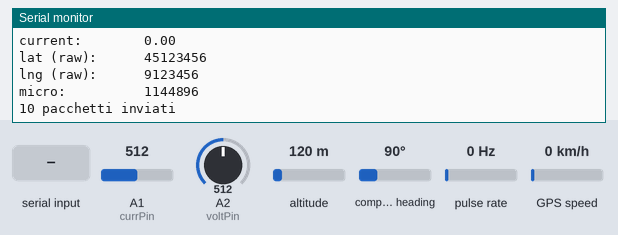
Bench run of a sketch on a simulated Arduino Uno, built with avr-gcc and run on an emulated ATmega328P. On the bench: the last lines printed to the serial monitor. Wiring (inferred from the names in the program): pulse sensor: data pin 3. The inputs (shaded band) are chosen by the test bench; at power-on: altitude 120 m, pulse rate 0 Hz, A1 (currPin) = 512, A2 (voltPin) = 512, compass heading 90°, GPS speed 0 km/h. Storage starts empty; the GPS gets a fix after 3 s at 37.7749, -122.4194 with 8 satellites; no radio packets arrive unless stated.

Above: at 1.3 s.
1.4 s: altitude set to 20 m
At 2.7 s:
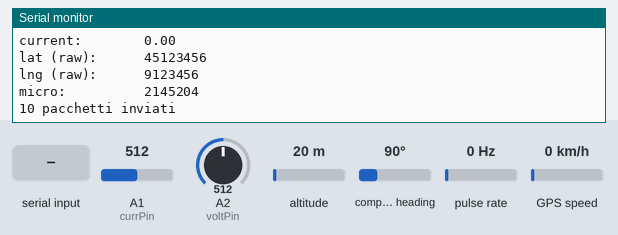
2.9 s: pulse rate (sensor on pin 3) set to 4 Hz
At 3.9 s:
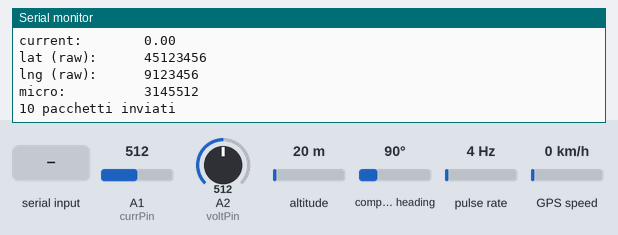
4.4 s: A1 (currPin) set to 716
At 5.7 s:
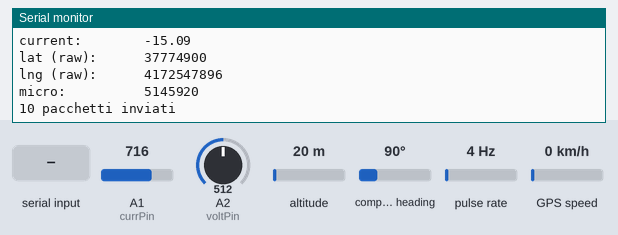
5.9 s: A2 (voltPin) set to 716
At 7.0 s:
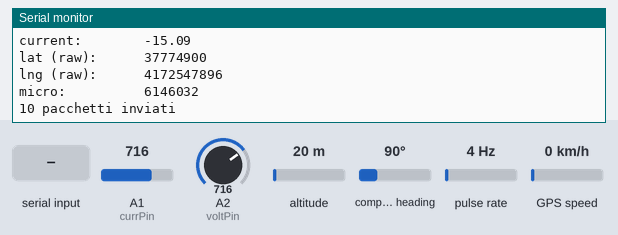
7.4 s: "1" received over the second serial link
8.9 s: compass heading set to 7°
At 9.7 s:
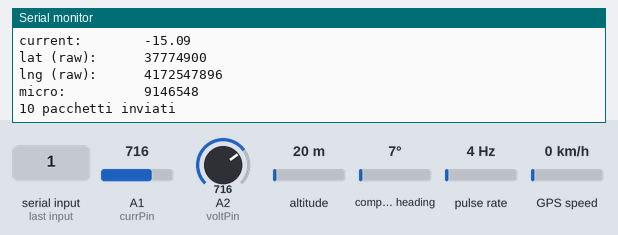

The sketch:

tx.ino
```cpp
//TRASMETTITORE
#include <SPI.h>
#include "printf.h"
#include <RF24.h>
#include "Arduino.h"
#include <math.h>
#include <SD.h>
#include <SoftwareSerial.h>
#include <TinyGPS++.h>


// Pin definitions
#define CE_PIN       6  // pin NRF24
#define CSN_PIN      7
#define SD_CS_PIN    4  // Pin for SD module
#define ENCODER_PIN  3
#define TX_PIN       8
#define RX_PIN       9
const int voltPin = A2;
const int currPin = A1;

const unsigned long delta = 100000;
unsigned long A=0;


float kv = 0.0533154;
float ki = - 0.073982;
float zeroCurr = 0;

// Radio setup
RF24 radio(CE_PIN, CSN_PIN);
uint8_t address[][6] = { "1Node", "2Node" };
bool radioNumber = 1;

//Gps setup
SoftwareSerial gpsSerial(TX_PIN, RX_PIN); // RX, TX
TinyGPSPlus gps;


// dati per calcolo velocita
const int n_fori = 60;
float circonferenza = 2 * PI * 0.265;
volatile unsigned long lastMicrov = 0;
volatile unsigned long deltatv = 0;
volatile unsigned long currentMicrov = 0;
volatile unsigned long lastMicrovm = 0;
volatile unsigned long deltatvm = 0;
volatile float velocitaCalcolata = 0;
volatile float velocitaCalcolatam = 0;
const unsigned long tempoMaxFermo = 1000000UL;
int j=0;
int n_media=10;


unsigned long currentMicros = 0;
unsigned long previousMicros = 0;


int i = 0;
File dataFile; // SD file

//stuct dei dati da inviare
struct Mystruct {
  int velocita;
  float voltage;
  float current;
  unsigned long int lat;
  unsigned long int lng;
  unsigned long int micro;
  int verifica;
};

Mystruct payload;


void setup() {
  pinMode(currPin, INPUT);
  pinMode(voltPin, INPUT);
  pinMode(SD_CS_PIN, OUTPUT);
  pinMode(CSN_PIN, OUTPUT);
  pinMode(ENCODER_PIN, INPUT);
  attachInterrupt(digitalPinToInterrupt(ENCODER_PIN), calcolaVelocita, RISING);
  digitalWrite(SD_CS_PIN, HIGH);  // Disable SD


  Serial.begin(115200);
  while (!Serial) {}


  // SD card initialization
  if (!SD.begin(SD_CS_PIN)) {
    Serial.println(F("Errore inizializzazione SD!"));
    while (1);
  }
  Serial.println(F("Scheda SD inizializzata con successo!"));
  // Open SD file for writing
  digitalWrite(SD_CS_PIN, LOW);
  dataFile = SD.open("datalog.csv", FILE_WRITE);
  digitalWrite(SD_CS_PIN, HIGH);
  if (!dataFile) {
    Serial.println(F("Errore apertura file SD!"));
    while (1);
  } else {
    Serial.println(F("File aperto per scrittura."));
  }


  // RF24 radio initialization
  digitalWrite(CSN_PIN, HIGH);
  if (!radio.begin()) {
    Serial.println(F("Radio hardware non risponde!"));
    while (1);
  }
  Serial.println(F("Radio hardware pronto a trasmettere"));
  radio.setPALevel(RF24_PA_MAX);
  radio.setPayloadSize(sizeof(payload));
  radio.openWritingPipe(address[radioNumber]);
  radio.openReadingPipe(1, address[!radioNumber]);
  radio.stopListening();
  radio.setAutoAck(false);
  radio.setDataRate(RF24_250KBPS);


  //Gps setup
  gpsSerial.begin(9600);
  Serial.println("In attesa del fix GPS...");


  // Initial payload setup
  payload.velocita = 0;
  payload.voltage = 0;
  payload.current = 0;
  payload.lat = 45123456;
  payload.lng = 9123456;
  payload.micro = 0;

  for (int i = 0; i < 100; i++) {
    zeroCurr = zeroCurr + analogRead(currPin);
    delay(1);
  }
  zeroCurr = zeroCurr / 100;

}

void loop() {
  currentMicros = micros();

  if (currentMicros - previousMicros >= delta) {
    previousMicros = currentMicros;

    digitalWrite(SD_CS_PIN, HIGH);
    digitalWrite(CSN_PIN, LOW);

    payload.voltage = (analogRead(voltPin)) * kv;
    payload.current = (analogRead(currPin) - zeroCurr) * ki;
    payload.velocita = velocitaCalcolata;
    payload.micro = micros();
    payload.verifica = checksum(payload.velocita, payload.voltage, payload.current, payload.micro);


    // Send data via NRF24
    bool ACK = radio.write(&payload, sizeof(payload));

    digitalWrite(CSN_PIN, HIGH);
    digitalWrite(SD_CS_PIN, LOW);


    char dataStr[80];
    char vStr[10];
    char cStr[10];
    dtostrf(payload.voltage, 6, 2, vStr);
    dtostrf(payload.current, 6, 2, cStr);

    sprintf(dataStr, "%ld, %s, %s, %d, %ld, %ld\n",
      payload.micro,
      vStr,
      cStr,
      payload.velocita,
      payload.lat,
      payload.lng
    );

    dataFile.print(dataStr);


    if (currentMicros > (currentMicrov + tempoMaxFermo)) {
    velocitaCalcolata = 0;
    velocitaCalcolatam = 0;
    }


    if (i >= 10) {
      stampa();
      Serial.println(F("10 pacchetti inviati"));
      i = 0;
      dataFile.flush();
    }
    i++;

  }


  while (gpsSerial.available()) {
      char c = gpsSerial.read();
      //Serial.print(c);  // Stampa i dati grezzi per vedere cosa riceve
      gps.encode(c);

    if (gps.location.isUpdated()) {
      payload.lat = gps.location.lat() * 1e6;
      payload.lng = gps.location.lng() * 1e6;
    }
  }
}


void stampaVelocita()
{
  Serial.print("Velocità: ");
  Serial.print(velocitaCalcolata);
  Serial.print(" - Media: ");
  Serial.println(velocitaCalcolatam);
}


int checksum(int velocita, int voltage, int current, unsigned long int micro) {
  int micro4 = micro % 10000;
  return velocita + voltage + micro4;
}

void stampa()
{
    Serial.println(F("=== Pacchetto inviato ==="));
    Serial.print(F("raw verifica:   ")); Serial.println(payload.verifica);
    Serial.print(F("velocita:       ")); Serial.println(payload.velocita, 6);
    Serial.print(F("voltage:        ")); Serial.println(payload.voltage);
    Serial.print(F("current:        ")); Serial.println(payload.current);
    Serial.print(F("lat (raw):      ")); Serial.println(payload.lat);
    Serial.print(F("lng (raw):      ")); Serial.println(payload.lng);
    Serial.print(F("micro:          ")); Serial.println(payload.micro);
}

void calcolaVelocita() {
  //Serial.println("scatto");
  currentMicrov = micros();
  deltatv = currentMicrov - lastMicrov;
  lastMicrov = currentMicrov;
  velocitaCalcolata = ((circonferenza / (float)n_fori) / (float)deltatv) * 1e6;


  j++;
  if(j==n_media)
  {
    j=0;
    deltatvm = currentMicrov - lastMicrovm;
    lastMicrovm = currentMicrov;

    velocitaCalcolatam = (circonferenza / n_fori) / deltatvm * 1e6 * n_media;
  }
}

void stampa2()
{
    Serial.println(F("valori letti"));
    Serial.print(F("tensione raw:       ")); Serial.println(analogRead(voltPin));
    Serial.print(F("corrente raw:   ")); Serial.println(analogRead(currPin));
    Serial.print(F("voltage:        ")); Serial.println(payload.voltage);
    Serial.print(F("current:        ")); Serial.println(payload.current);


}
```

Measured:
- after the input at 2.9 s, the serial monitor: prints a new line after 0.25 s (image 2)
- after the input at 4.4 s, the serial monitor: prints a new line after 0.75 s (image 3)
- after the input at 5.9 s, the serial monitor: prints a new line after 0.25 s (image 4)
